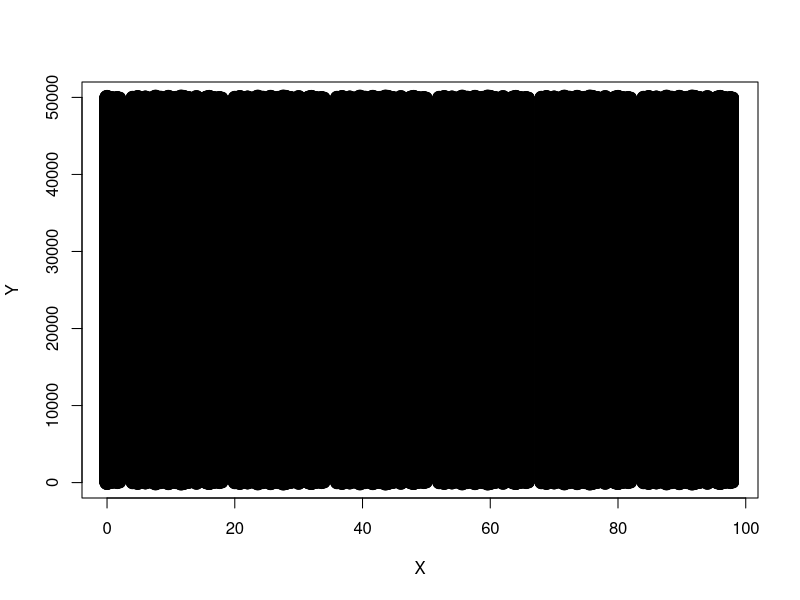

The R source for this figure:
## read original tree distribution
# ... rewrite to XX * XX size and fill all spaces

# new files must be registered in 




# set working directory
setwd(choose.dir())# select current folder of this file

# read raw data
tredat=read.table("CH17I_Treevert2011.csv", sep=";", dec=".", header=TRUE)
str(tredat)
# data is already of all trees>100 years and stretched over 100x100 m


# create new distribution files
{############## <-<- QUADRATIC
	for(expan in 20)# in hundreds
	{
		trnew=NULL
		for(xei in 1:(expan-1))
		{
			for(yei in 1:(expan-1))
			{
				id=tredat[,2:8]
				id$Y=id$Y+100*yei
				id$X=id$X+100*xei
				trnew=rbind(trnew, id)
			}
		}

		write.table(trnew, paste0("CH17I_Treevert2011_",100*expan,"_",100*expan,".csv"), sep=";", dec=".", quote=FALSE)
	}
}





{############## <-<- RECTANGLES==TRANSECTS
	x_expan=1 ## in hundreds
	y_expan=500 ## in hundreds

	trnew=NULL
	for(xei in seq(from=0, to=(x_expan-1), by=1))
	{
		for(yei in seq(from=0, to=(y_expan-1), by=1))
		{
			print(paste0(xei,"/",yei))
			id=tredat[,2:8]
			id$Y=id$Y+100*yei
			id$X=id$X+100*xei
			trnew=rbind(trnew, id)
		}
	}
	str(trnew)
	with(trnew, plot(Y~X, cex=1+Hoehe/max(trnew$Hoehe)))

	write.table(trnew, paste0("CH17I_Treevert2011_",100*x_expan,"_",100*y_expan,".csv"), sep=";", dec=".", quote=FALSE)

}



